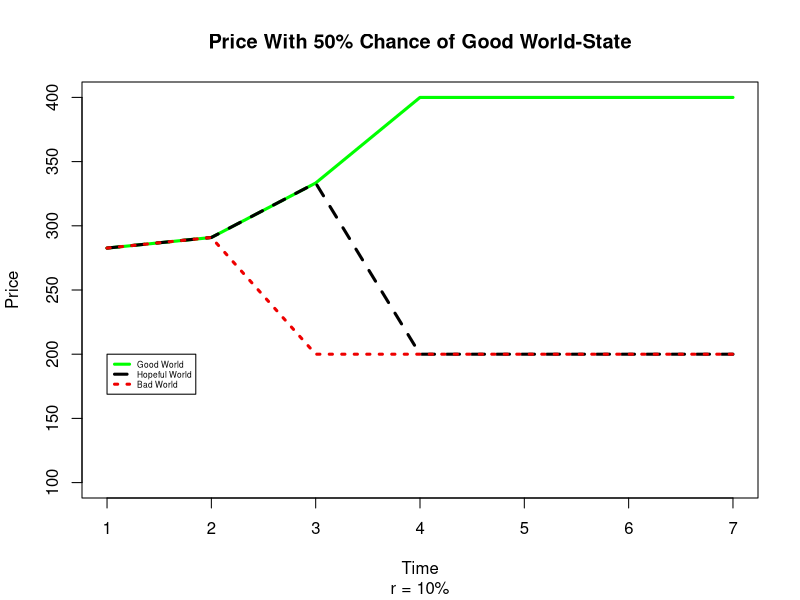
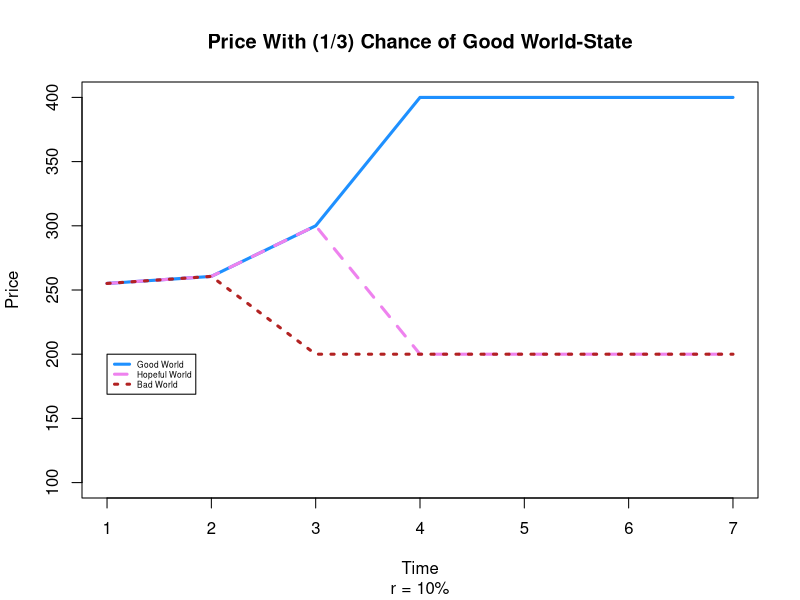
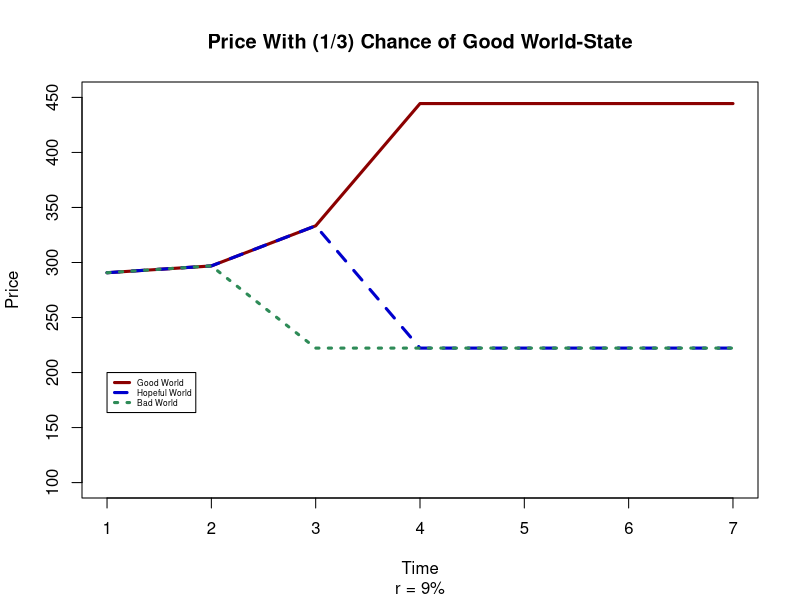
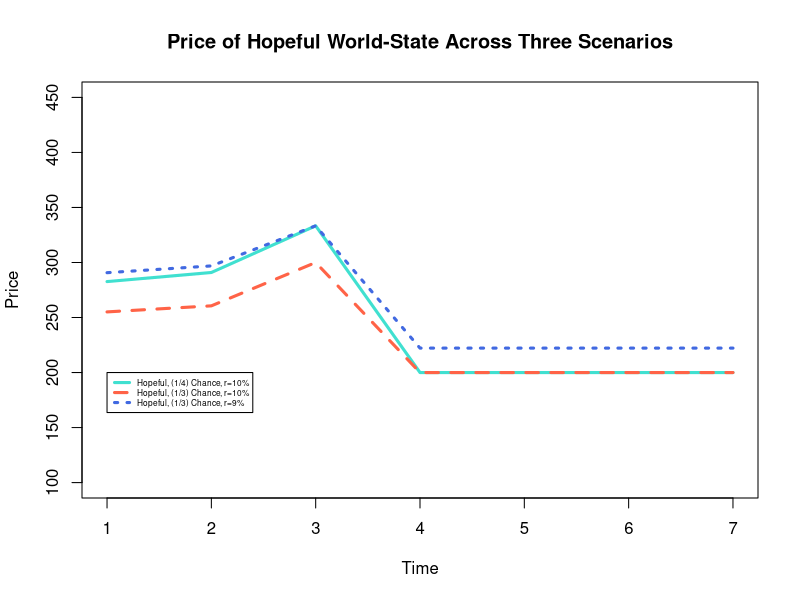

These charts were generated, in order, by the following R code:
t <- c(1:7)
library(data.table)

## Price of dividends when there's 50% chance the world is good, 25% its hopeful, 25% its bad. Also r = 10%
price <- data.table(t)
price$good <- c(282.65, 290.91, 333.33, 400, 400, 400, 400)
price$hopeful <- c(282.65, 290.91, 333.33, 200, 200, 200, 200)
price$bad <- c(282.65, 290.91, 200, 200, 200, 200, 200)

## Let's compare the drop in the case of the hopeful-world state given the
##  probabilites of each world state presented in class on 9/11/2014.
##  Good = 1/3, Hopeful = 1/3, Bad = 1/3. Also r = 10%
price.original <- data.table(t)
price.original$good <- c(255.1, 260.61, 300, 400, 400, 400, 400)
price.original$hopeful <- c(255.1, 260.61, 300, 200, 200, 200, 200)
price.original$bad <- c(255.1, 260.61, 200, 200, 200, 200, 200)

## Next, let's take the same probabilties presented on 9/11, but instead of
##  a 10% interest rate, we will make it 9%
price.deltaR <- data.table(t)
price.deltaR$good <- c(290.72, 296.89, 333.33, 444.4, 444.4, 444.4, 444.4)
price.deltaR$hopeful <- c(290.72, 296.89, 333.33, 222.2, 222.2, 222.2, 222.2)
price.deltaR$bad <- c(290.72, 296.89, 222.22, 222.22, 222.22, 222.22, 222.2)

pdf("Price Plots.pdf")
with(price, plot(t, good, type="l", col="green",
                 main="Price With 50% Chance of Good World-State", sub="r = 10%",
                 xlab="Time", ylab="Price",
                 ylim=c(100, 400),
                 lty=1, lwd=3))
lines(price$t, price$hopeful, col="black", lty=2, lwd=3)
lines(price$t, price$bad, col="red2", lty=3, lwd=3)
legend(1,200, legend=c("Good World", "Hopeful World", "Bad World"),
       col=c("green", "black", "red2"), lty=1:3, lwd=3, cex=.5)

with(price.original, plot(t, good, type="l", col="dodgerblue",
                          main="Price With (1/3) Chance of Good World-State", sub="r = 10%",
                          xlab="Time", ylab="Price",
                          ylim=c(100, 400),
                          lty=1, lwd=3))
lines(price.original$t, price.original$hopeful, col="violet", lty=2, lwd=3)
lines(price.original$t, price.original$bad, col="firebrick", lty=3, lwd=3)
legend(1,200, legend=c("Good World", "Hopeful World", "Bad World"),
       col=c("dodgerblue", "violet", "firebrick"), lty=1:3, lwd=3, cex=.5)

with(price.deltaR, plot(t, good, type="l", col="darkred",
                        main="Price With (1/3) Chance of Good World-State", sub="r = 9%",
                        xlab="Time", ylab="Price",
                        ylim=c(100, 450),
                        lty=1, lwd=3))
lines(price.deltaR$t, price.deltaR$hopeful, col="mediumblue", lty=2, lwd=3)
lines(price.deltaR$t, price.deltaR$bad, col="seagreen", lty=3, lwd=3)
legend(1,200, legend=c("Good World", "Hopeful World", "Bad World"),
       col=c("darkred", "mediumblue", "seagreen"), lty=1:3, lwd=3, cex=.5)

plot(price$t, price$hopeful, type="l", col="turquoise",
     main="Price of Hopeful World-State Across Three Scenarios",
     xlab="Time", ylab="Price",
     ylim=c(100, 450),
     lty=1, lwd=3)
lines(price.original$t, price.original$hopeful, col="tomato", lty=2, lwd=3)
lines(price.deltaR$t, price.deltaR$hopeful, col="royalblue", lty=3, lwd=3)
legend(1,200, 
       legend=c("Hopeful, (1/4) Chance, r=10%", "Hopeful, (1/3) Chance, r=10%",
                "Hopeful, (1/3) Chance, r=9%"),
       col=c("turquoise", "tomato", "royalblue"), lty=1:3, lwd=3, cex=.5)
dev.off()